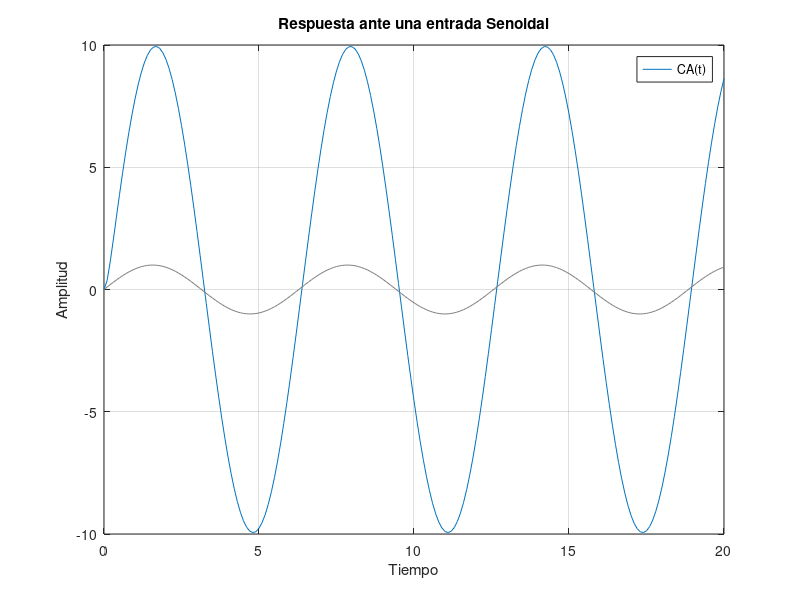
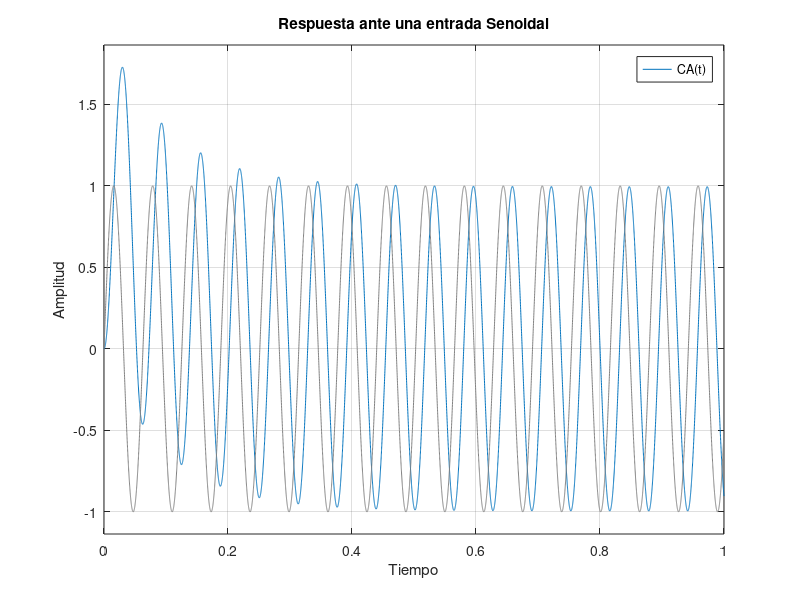

Write the MATLAB code that produced these figures, in order.
%% Respuesta en Frecuencia - Primera Salida
num = 100;
den = [1 10];
Ga = tf(num, den)

t1 = 0:0.1:20;  % variable tiempo
t2 = 0:0.0001:1;
u1 = 1*sin(t1); % entrada
u2 = 1*sin(100*t2)

figure(1)
    lsim(Ga, u1, t1)    % para graficar, toma la FT que le indiquemos y haya la salida ante una entrada determinada
    title('Respuesta ante una entrada Senoidal');
    ylabel('Amplitud')
    xlabel('Tiempo')
    legend('CA(t)')
    ylim([-10 10])

figure(2)
    lsim(Ga, u2, t2)
    title('Respuesta ante una entrada Senoidal')
    ylabel('Amplitud')
    xlabel('Tiempo')
    legend('CA(t)')